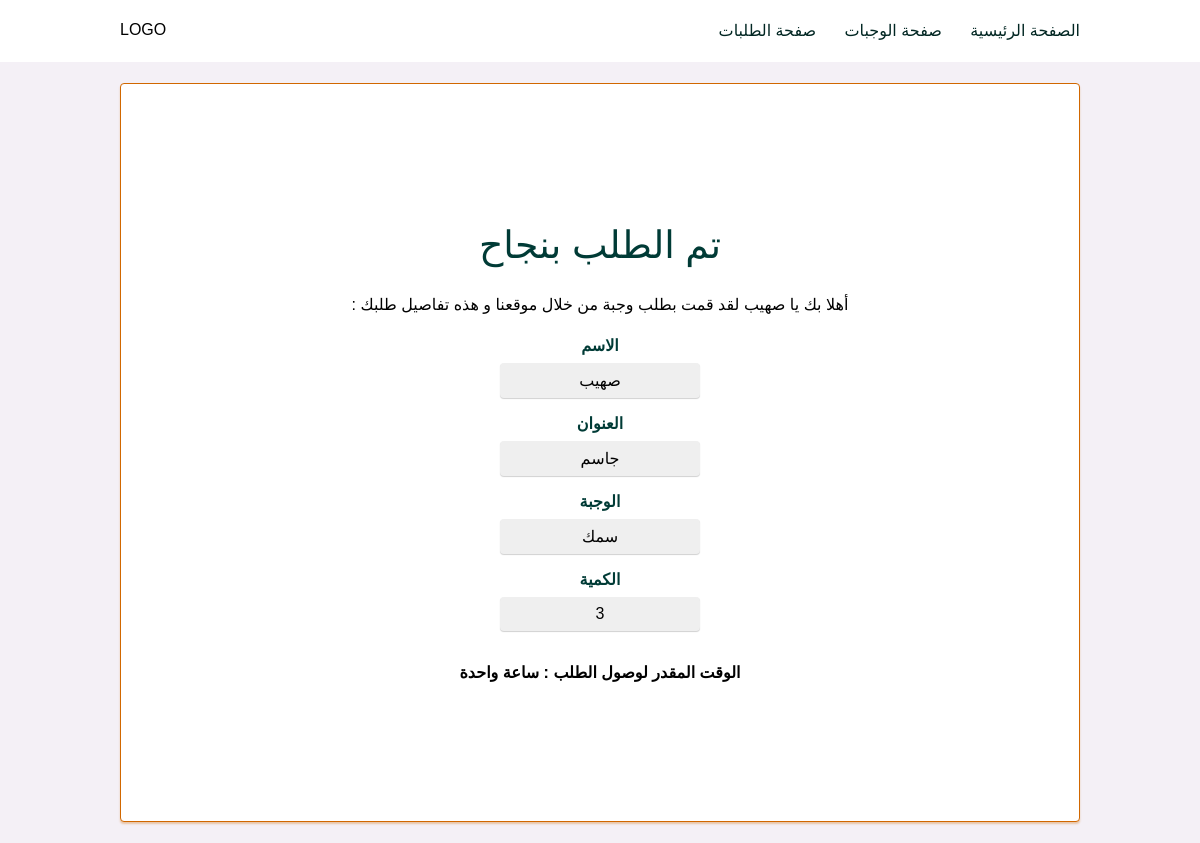
The page /meals/request/1/done on the database as committed earlier.
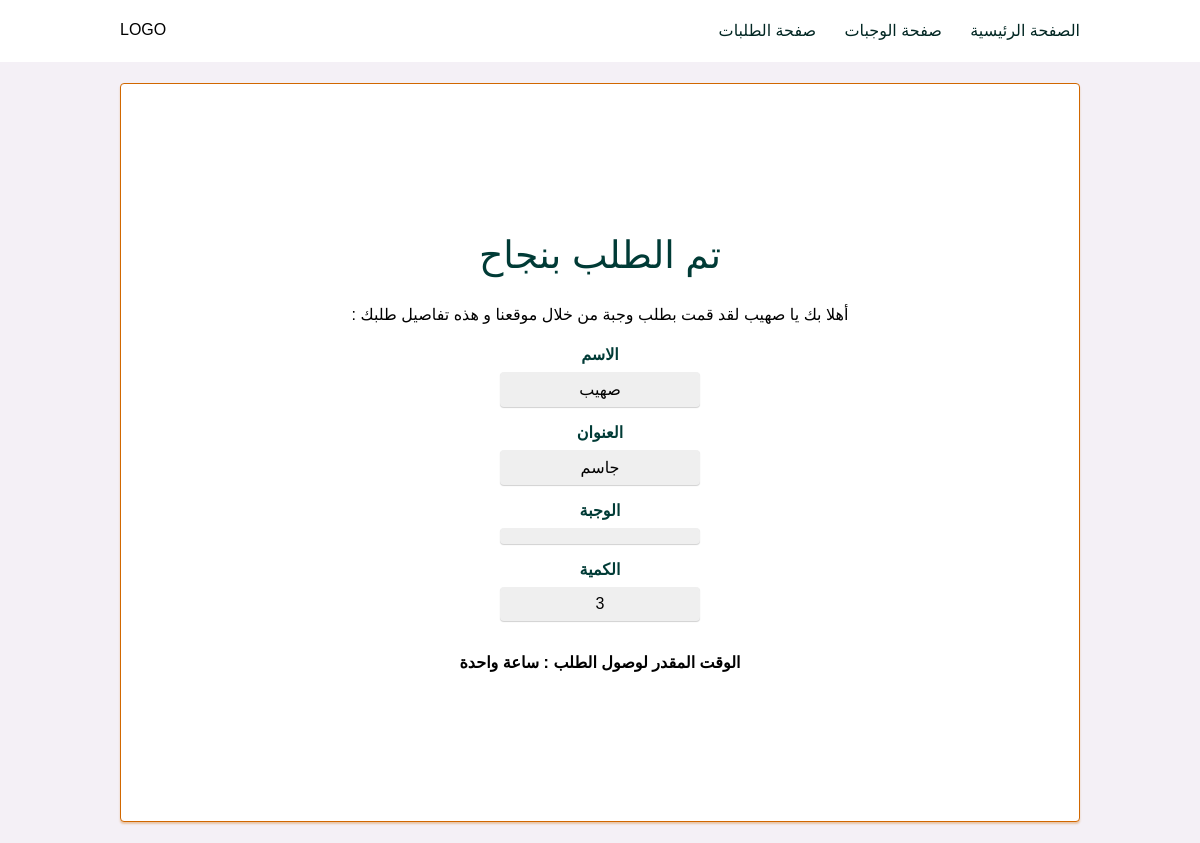
The same page on the database as committed later.
### main.py (models this page shows)
class Meals(db.Model):
    id = db.Column(db.Integer, primary_key=True, autoincrement=True)
    name = db.Column(db.String(50), nullable=False)
    desc = db.Column(db.Text)
    price = db.Column(db.Numeric(10, 2))
    requests = db.relationship('Requests', backref='meal')
    photo_id = db.Column(db.Integer, db.ForeignKey('photos.id'))

### main.py (the view)
@app.route('/meals/request/<int:id>/done')
def request_done(id):
    the_request = o.get_request_by_id(id)
    return render_template('request-done.html', request=the_request)

### main.py (called while the page is built)
    def get_request_by_id(self, id):
        return Requests.query.get(id)

### templates/request-done.html (shortened to what this page needs)
<!DOCTYPE html>
<html lang="en">
  <head>
    <link href="{{ url_for('static', filename='style/style.css') }}" rel="stylesheet">
  </head>
  <body>
    <header id="header">
      <p>LOGO</p>
      <nav class="header-nav">
        <a href="#">الصفحة الرئيسية</a>
        <a href="#">صفحة الوجبات</a>
        <a href="#">صفحة الطلبات</a>
      </nav>
    </header>
    <main id="done">
      <div>
        <p class="done-header">تم الطلب بنجاح</p>
        <div>
          <p>
            : أهلا بك يا {{request.name_user}} لقد قمت بطلب وجبة من خلال موقعنا و هذه تفاصيل
            طلبك
          </p>
          <div class="details">
            <div>
              <p>الاسم</p>
              <p>{{request.name_user}}</p>
            </div>
            <div>
              <p>العنوان</p>
              <p>{{request.address}}</p>
            </div>
            <div>
              <p>الوجبة</p>
              <p>{{request.meal.name}}</p>
            </div>
            <div>
              <p>الكمية</p>
              <p> {{request.amount}} </p>
            </div>
          </div>
          <p class="done-time">الوقت المقدر لوصول الطلب : ساعة واحدة</p>
        </div>
      </div>
    </main>
  </body>
</html>

Rows that differ between the two databases and show on the page:
removed Meals: meal.name "سمك"
